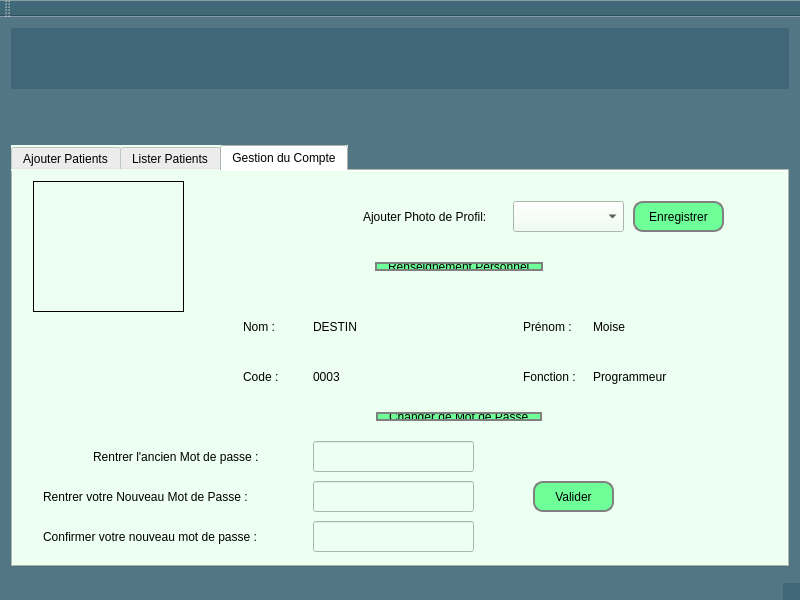
<?xml version="1.0" encoding="UTF-8"?>
<ui version="4.0">
 <class>MainWindow</class>
 <widget class="QMainWindow" name="MainWindow">
  <property name="geometry">
   <rect>
    <x>0</x>
    <y>0</y>
    <width>800</width>
    <height>600</height>
   </rect>
  </property>
  <property name="sizePolicy">
   <sizepolicy hsizetype="Fixed" vsizetype="Fixed">
    <horstretch>0</horstretch>
    <verstretch>0</verstretch>
   </sizepolicy>
  </property>
  <property name="minimumSize">
   <size>
    <width>800</width>
    <height>600</height>
   </size>
  </property>
  <property name="windowTitle">
   <string>MainWindow</string>
  </property>
  <property name="styleSheet">
   <string notr="true">
background-color: rgba(32, 80, 96, 100);
</string>
  </property>
  <widget class="QWidget" name="centralWidget">
   <layout class="QVBoxLayout" name="verticalLayout">
    <item>
     <widget class="QWidget" name="Header" native="true">
      <property name="styleSheet">
       <string notr="true">background-color: qlineargradient(spread:reflect,
x1:0.5, y1:0, x2:0, y2:0, stop:0 rgba(91, 204, 233, 100),
stop:1 rgba(32, 80, 96, 100));</string>
      </property>
      <layout class="QHBoxLayout" name="horizontalLayout_5">
       <property name="topMargin">
        <number>50</number>
       </property>
      </layout>
     </widget>
    </item>
    <item>
     <layout class="QHBoxLayout" name="horizontalLayout">
      <property name="topMargin">
       <number>50</number>
      </property>
      <item>
       <widget class="QTabWidget" name="Tab_widget">
        <property name="styleSheet">
         <string notr="true">background-color: rgb(237, 255, 240);
font: 75 12pt &quot;Times New Roman&quot;;


</string>
        </property>
        <property name="currentIndex">
         <number>2</number>
        </property>
        <widget class="QWidget" name="tab">
         <property name="styleSheet">
          <string notr="true"/>
         </property>
         <attribute name="title">
          <string>Ajouter Patients</string>
         </attribute>
         <widget class="QLabel" name="label">
          <property name="geometry">
           <rect>
            <x>60</x>
            <y>19</y>
            <width>121</width>
            <height>31</height>
           </rect>
          </property>
          <property name="text">
           <string>Code :</string>
          </property>
         </widget>
         <widget class="QLabel" name="label_2">
          <property name="geometry">
           <rect>
            <x>60</x>
            <y>79</y>
            <width>121</width>
            <height>31</height>
           </rect>
          </property>
          <property name="text">
           <string>Nom :</string>
          </property>
         </widget>
         <widget class="QLabel" name="label_3">
          <property name="geometry">
           <rect>
            <x>60</x>
            <y>128</y>
            <width>121</width>
            <height>31</height>
           </rect>
          </property>
          <property name="text">
           <string>Prénom :</string>
          </property>
         </widget>
         <widget class="QLabel" name="label_4">
          <property name="geometry">
           <rect>
            <x>60</x>
            <y>178</y>
            <width>121</width>
            <height>31</height>
           </rect>
          </property>
          <property name="text">
           <string>Sexe :</string>
          </property>
         </widget>
         <widget class="QLabel" name="label_5">
          <property name="geometry">
           <rect>
            <x>440</x>
            <y>19</y>
            <width>121</width>
            <height>31</height>
           </rect>
          </property>
          <property name="text">
           <string>Adresse :</string>
          </property>
         </widget>
         <widget class="QLabel" name="label_6">
          <property name="geometry">
           <rect>
            <x>440</x>
            <y>80</y>
            <width>121</width>
            <height>31</height>
           </rect>
          </property>
          <property name="text">
           <string>Telephone :</string>
          </property>
         </widget>
         <widget class="QLabel" name="label_7">
          <property name="geometry">
           <rect>
            <x>440</x>
            <y>128</y>
            <width>171</width>
            <height>31</height>
           </rect>
          </property>
          <property name="text">
           <string>Date d'entrée en Fonction :</string>
          </property>
         </widget>
         <widget class="QLabel" name="label_8">
          <property name="geometry">
           <rect>
            <x>440</x>
            <y>178</y>
            <width>121</width>
            <height>31</height>
           </rect>
          </property>
          <property name="text">
           <string>Email :</string>
          </property>
         </widget>
         <widget class="QLineEdit" name="lineEdit">
          <property name="geometry">
           <rect>
            <x>120</x>
            <y>20</y>
            <width>161</width>
            <height>31</height>
           </rect>
          </property>
         </widget>
         <widget class="QLineEdit" name="lineEdit_2">
          <property name="geometry">
           <rect>
            <x>120</x>
            <y>80</y>
            <width>161</width>
            <height>31</height>
           </rect>
          </property>
         </widget>
         <widget class="QLineEdit" name="lineEdit_3">
          <property name="geometry">
           <rect>
            <x>120</x>
            <y>130</y>
            <width>161</width>
            <height>31</height>
           </rect>
          </property>
         </widget>
         <widget class="QLineEdit" name="lineEdit_5">
          <property name="geometry">
           <rect>
            <x>560</x>
            <y>20</y>
            <width>161</width>
            <height>31</height>
           </rect>
          </property>
         </widget>
         <widget class="QLineEdit" name="lineEdit_6">
          <property name="geometry">
           <rect>
            <x>560</x>
            <y>80</y>
            <width>161</width>
            <height>31</height>
           </rect>
          </property>
         </widget>
         <widget class="QLineEdit" name="lineEdit_8">
          <property name="geometry">
           <rect>
            <x>560</x>
            <y>180</y>
            <width>161</width>
            <height>31</height>
           </rect>
          </property>
         </widget>
         <widget class="QComboBox" name="comboBox">
          <property name="geometry">
           <rect>
            <x>120</x>
            <y>180</y>
            <width>69</width>
            <height>31</height>
           </rect>
          </property>
         </widget>
         <widget class="QWidget" name="horizontalLayoutWidget">
          <property name="geometry">
           <rect>
            <x>0</x>
            <y>310</y>
            <width>771</width>
            <height>61</height>
           </rect>
          </property>
          <layout class="QHBoxLayout" name="horizontalLayout_2">
           <item>
            <spacer name="horizontalSpacer">
             <property name="orientation">
              <enum>Qt::Horizontal</enum>
             </property>
             <property name="sizeHint" stdset="0">
              <size>
               <width>40</width>
               <height>20</height>
              </size>
             </property>
            </spacer>
           </item>
           <item>
            <widget class="QPushButton" name="pushButton">
             <property name="sizePolicy">
              <sizepolicy hsizetype="Fixed" vsizetype="Fixed">
               <horstretch>0</horstretch>
               <verstretch>0</verstretch>
              </sizepolicy>
             </property>
             <property name="minimumSize">
              <size>
               <width>70</width>
               <height>40</height>
              </size>
             </property>
             <property name="styleSheet">
              <string notr="true">QPushButton:hover { background-color: #66c011; }

QPushButton
{
  border: 2px solid gray;
border-radius: 10px;
padding: 0 8px;
background: rgb(111, 255, 152);

}</string>
             </property>
             <property name="text">
              <string>Enregistrer</string>
             </property>
            </widget>
           </item>
           <item>
            <spacer name="horizontalSpacer_2">
             <property name="orientation">
              <enum>Qt::Horizontal</enum>
             </property>
             <property name="sizeHint" stdset="0">
              <size>
               <width>40</width>
               <height>20</height>
              </size>
             </property>
            </spacer>
           </item>
          </layout>
         </widget>
         <widget class="QLabel" name="label_10">
          <property name="geometry">
           <rect>
            <x>60</x>
            <y>220</y>
            <width>131</width>
            <height>31</height>
           </rect>
          </property>
          <property name="text">
           <string>Date de Naissance :</string>
          </property>
         </widget>
         <widget class="QLabel" name="label_11">
          <property name="geometry">
           <rect>
            <x>60</x>
            <y>260</y>
            <width>121</width>
            <height>31</height>
           </rect>
          </property>
          <property name="text">
           <string>Fonction :</string>
          </property>
         </widget>
         <widget class="QLabel" name="label_12">
          <property name="geometry">
           <rect>
            <x>440</x>
            <y>230</y>
            <width>121</width>
            <height>31</height>
           </rect>
          </property>
          <property name="text">
           <string>Prénom :</string>
          </property>
         </widget>
         <widget class="QLabel" name="label_13">
          <property name="geometry">
           <rect>
            <x>440</x>
            <y>220</y>
            <width>121</width>
            <height>31</height>
           </rect>
          </property>
          <property name="text">
           <string>Nom d'utilisateur :</string>
          </property>
         </widget>
         <widget class="QLabel" name="label_14">
          <property name="geometry">
           <rect>
            <x>440</x>
            <y>260</y>
            <width>121</width>
            <height>31</height>
           </rect>
          </property>
          <property name="text">
           <string>Mot de Passe :</string>
          </property>
         </widget>
         <widget class="QDateEdit" name="dateEdit">
          <property name="geometry">
           <rect>
            <x>180</x>
            <y>220</y>
            <width>101</width>
            <height>31</height>
           </rect>
          </property>
         </widget>
         <widget class="QComboBox" name="comboBox_3">
          <property name="geometry">
           <rect>
            <x>130</x>
            <y>260</y>
            <width>151</width>
            <height>31</height>
           </rect>
          </property>
         </widget>
         <widget class="QDateEdit" name="dateEdit_2">
          <property name="geometry">
           <rect>
            <x>620</x>
            <y>130</y>
            <width>101</width>
            <height>31</height>
           </rect>
          </property>
         </widget>
         <widget class="QLineEdit" name="lineEdit_9">
          <property name="geometry">
           <rect>
            <x>560</x>
            <y>220</y>
            <width>161</width>
            <height>31</height>
           </rect>
          </property>
         </widget>
         <widget class="QLineEdit" name="lineEdit_10">
          <property name="geometry">
           <rect>
            <x>560</x>
            <y>260</y>
            <width>161</width>
            <height>31</height>
           </rect>
          </property>
         </widget>
        </widget>
        <widget class="QWidget" name="tab_2">
         <attribute name="title">
          <string>Lister Patients</string>
         </attribute>
         <widget class="QLabel" name="label_9">
          <property name="geometry">
           <rect>
            <x>30</x>
            <y>20</y>
            <width>131</width>
            <height>31</height>
           </rect>
          </property>
          <property name="text">
           <string>Rechercher Agent :</string>
          </property>
         </widget>
         <widget class="QLineEdit" name="lineEdit_4">
          <property name="geometry">
           <rect>
            <x>170</x>
            <y>20</y>
            <width>211</width>
            <height>31</height>
           </rect>
          </property>
         </widget>
         <widget class="QPushButton" name="pushButton_2">
          <property name="geometry">
           <rect>
            <x>390</x>
            <y>20</y>
            <width>101</width>
            <height>31</height>
           </rect>
          </property>
          <property name="styleSheet">
           <string notr="true">QPushButton:hover { background-color: #66c011; }

QPushButton
{
  border: 2px solid gray;
border-radius: 10px;
padding: 0 8px;
background: rgb(111, 255, 152);

}</string>
          </property>
          <property name="text">
           <string>Rechercher</string>
          </property>
         </widget>
        </widget>
        <widget class="QWidget" name="tab_4">
         <attribute name="title">
          <string>Gestion du Compte</string>
         </attribute>
         <widget class="QLabel" name="label_18">
          <property name="geometry">
           <rect>
            <x>350</x>
            <y>30</y>
            <width>151</width>
            <height>31</height>
           </rect>
          </property>
          <property name="text">
           <string>Ajouter Photo de Profil: </string>
          </property>
         </widget>
         <widget class="QComboBox" name="comboBox_2">
          <property name="geometry">
           <rect>
            <x>500</x>
            <y>30</y>
            <width>111</width>
            <height>31</height>
           </rect>
          </property>
         </widget>
         <widget class="QPushButton" name="pushButton_5">
          <property name="geometry">
           <rect>
            <x>620</x>
            <y>30</y>
            <width>91</width>
            <height>31</height>
           </rect>
          </property>
          <property name="styleSheet">
           <string notr="true">QPushButton:hover { background-color: #66c011; }

QPushButton
{
  border: 2px solid gray;
border-radius: 10px;
padding: 0 8px;
background: rgb(111, 255, 152);

}</string>
          </property>
          <property name="text">
           <string>Enregistrer</string>
          </property>
         </widget>
         <widget class="QWidget" name="Photo_USER" native="true">
          <property name="geometry">
           <rect>
            <x>20</x>
            <y>10</y>
            <width>151</width>
            <height>131</height>
           </rect>
          </property>
          <property name="styleSheet">
           <string notr="true">  border: 1px solid; </string>
          </property>
          <layout class="QVBoxLayout" name="verticalLayout_2"/>
         </widget>
         <widget class="QWidget" name="horizontalLayoutWidget_3">
          <property name="geometry">
           <rect>
            <x>190</x>
            <y>80</y>
            <width>511</width>
            <height>31</height>
           </rect>
          </property>
          <layout class="QHBoxLayout" name="horizontalLayout_4">
           <item>
            <spacer name="horizontalSpacer_5">
             <property name="orientation">
              <enum>Qt::Horizontal</enum>
             </property>
             <property name="sizeHint" stdset="0">
              <size>
               <width>40</width>
               <height>20</height>
              </size>
             </property>
            </spacer>
           </item>
           <item>
            <widget class="QLabel" name="label_17">
             <property name="styleSheet">
              <string notr="true">

border: 2px solid gray;
border-radius: 10px;
padding: 0 8px;
background: rgb(111, 255, 152);
</string>
             </property>
             <property name="text">
              <string>Renseignement Personnel</string>
             </property>
            </widget>
           </item>
           <item>
            <spacer name="horizontalSpacer_6">
             <property name="orientation">
              <enum>Qt::Horizontal</enum>
             </property>
             <property name="sizeHint" stdset="0">
              <size>
               <width>40</width>
               <height>20</height>
              </size>
             </property>
            </spacer>
           </item>
          </layout>
         </widget>
         <widget class="QLabel" name="label_19">
          <property name="geometry">
           <rect>
            <x>230</x>
            <y>140</y>
            <width>51</width>
            <height>31</height>
           </rect>
          </property>
          <property name="text">
           <string>Nom : </string>
          </property>
         </widget>
         <widget class="QLabel" name="label_20">
          <property name="geometry">
           <rect>
            <x>510</x>
            <y>140</y>
            <width>61</width>
            <height>31</height>
           </rect>
          </property>
          <property name="text">
           <string>Prénom :</string>
          </property>
         </widget>
         <widget class="QLabel" name="label_21">
          <property name="geometry">
           <rect>
            <x>230</x>
            <y>190</y>
            <width>51</width>
            <height>31</height>
           </rect>
          </property>
          <property name="text">
           <string>Code :</string>
          </property>
         </widget>
         <widget class="QLabel" name="label_22">
          <property name="geometry">
           <rect>
            <x>510</x>
            <y>190</y>
            <width>71</width>
            <height>31</height>
           </rect>
          </property>
          <property name="text">
           <string>Fonction :</string>
          </property>
         </widget>
         <widget class="QLabel" name="label_24">
          <property name="geometry">
           <rect>
            <x>80</x>
            <y>270</y>
            <width>191</width>
            <height>31</height>
           </rect>
          </property>
          <property name="text">
           <string>Rentrer l'ancien Mot de passe :</string>
          </property>
         </widget>
         <widget class="QLabel" name="label_25">
          <property name="geometry">
           <rect>
            <x>30</x>
            <y>310</y>
            <width>251</width>
            <height>31</height>
           </rect>
          </property>
          <property name="text">
           <string>Rentrer votre Nouveau Mot de Passe :</string>
          </property>
         </widget>
         <widget class="QLineEdit" name="lineEdit_15">
          <property name="geometry">
           <rect>
            <x>300</x>
            <y>270</y>
            <width>161</width>
            <height>31</height>
           </rect>
          </property>
         </widget>
         <widget class="QLineEdit" name="lineEdit_16">
          <property name="geometry">
           <rect>
            <x>300</x>
            <y>310</y>
            <width>161</width>
            <height>31</height>
           </rect>
          </property>
         </widget>
         <widget class="QLineEdit" name="lineEdit_17">
          <property name="geometry">
           <rect>
            <x>300</x>
            <y>350</y>
            <width>161</width>
            <height>31</height>
           </rect>
          </property>
         </widget>
         <widget class="QPushButton" name="pushButton_6">
          <property name="geometry">
           <rect>
            <x>520</x>
            <y>310</y>
            <width>81</width>
            <height>31</height>
           </rect>
          </property>
          <property name="styleSheet">
           <string notr="true">QPushButton:hover { background-color: #66c011; }

QPushButton
{
  border: 2px solid gray;
border-radius: 10px;
padding: 0 8px;
background: rgb(111, 255, 152);

}</string>
          </property>
          <property name="text">
           <string>Valider</string>
          </property>
         </widget>
         <widget class="QLabel" name="label_26">
          <property name="geometry">
           <rect>
            <x>30</x>
            <y>350</y>
            <width>251</width>
            <height>31</height>
           </rect>
          </property>
          <property name="sizePolicy">
           <sizepolicy hsizetype="Fixed" vsizetype="Fixed">
            <horstretch>0</horstretch>
            <verstretch>0</verstretch>
           </sizepolicy>
          </property>
          <property name="minimumSize">
           <size>
            <width>0</width>
            <height>0</height>
           </size>
          </property>
          <property name="text">
           <string>Confirmer votre nouveau mot de passe :</string>
          </property>
         </widget>
         <widget class="QWidget" name="horizontalLayoutWidget_4">
          <property name="geometry">
           <rect>
            <x>180</x>
            <y>230</y>
            <width>531</width>
            <height>31</height>
           </rect>
          </property>
          <layout class="QHBoxLayout" name="horizontalLayout_6">
           <item>
            <spacer name="horizontalSpacer_7">
             <property name="orientation">
              <enum>Qt::Horizontal</enum>
             </property>
             <property name="sizeHint" stdset="0">
              <size>
               <width>40</width>
               <height>20</height>
              </size>
             </property>
            </spacer>
           </item>
           <item>
            <widget class="QLabel" name="label_23">
             <property name="styleSheet">
              <string notr="true">
border: 2px solid gray;
border-radius: 10px;
padding: 0 8px;
background: rgb(111, 255, 152);
</string>
             </property>
             <property name="text">
              <string>Changer de Mot de Passe</string>
             </property>
            </widget>
           </item>
           <item>
            <spacer name="horizontalSpacer_8">
             <property name="orientation">
              <enum>Qt::Horizontal</enum>
             </property>
             <property name="sizeHint" stdset="0">
              <size>
               <width>40</width>
               <height>20</height>
              </size>
             </property>
            </spacer>
           </item>
          </layout>
         </widget>
         <widget class="QLabel" name="label_27">
          <property name="geometry">
           <rect>
            <x>300</x>
            <y>140</y>
            <width>161</width>
            <height>31</height>
           </rect>
          </property>
          <property name="text">
           <string>DESTIN</string>
          </property>
         </widget>
         <widget class="QLabel" name="label_28">
          <property name="geometry">
           <rect>
            <x>580</x>
            <y>140</y>
            <width>161</width>
            <height>31</height>
           </rect>
          </property>
          <property name="text">
           <string>Moise</string>
          </property>
         </widget>
         <widget class="QLabel" name="label_29">
          <property name="geometry">
           <rect>
            <x>300</x>
            <y>190</y>
            <width>161</width>
            <height>31</height>
           </rect>
          </property>
          <property name="text">
           <string>0003</string>
          </property>
         </widget>
         <widget class="QLabel" name="label_30">
          <property name="geometry">
           <rect>
            <x>580</x>
            <y>190</y>
            <width>161</width>
            <height>31</height>
           </rect>
          </property>
          <property name="text">
           <string>Programmeur</string>
          </property>
         </widget>
        </widget>
       </widget>
      </item>
     </layout>
    </item>
   </layout>
  </widget>
  <widget class="QMenuBar" name="menuBar">
   <property name="geometry">
    <rect>
     <x>0</x>
     <y>0</y>
     <width>800</width>
     <height>21</height>
    </rect>
   </property>
  </widget>
  <widget class="QToolBar" name="mainToolBar">
   <attribute name="toolBarArea">
    <enum>TopToolBarArea</enum>
   </attribute>
   <attribute name="toolBarBreak">
    <bool>false</bool>
   </attribute>
  </widget>
  <widget class="QStatusBar" name="statusBar"/>
 </widget>
 <layoutdefault spacing="6" margin="11"/>
 <resources/>
 <connections/>
</ui>
